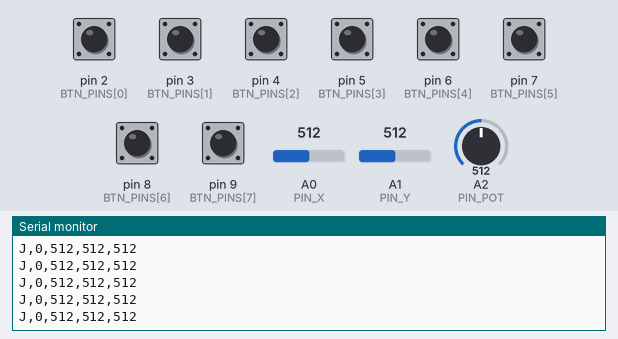
Bench run of a sketch on a simulated SparkFun Pro Micro, built with avr-gcc and run on an emulated ATmega32U4. On the bench: the last lines printed to the serial monitor. The inputs (shaded band) are chosen by the test bench; at power-on: pin 2 (BTN_PINS[0]), pin 3 (BTN_PINS[1]), pin 4 (BTN_PINS[2]), pin 5 (BTN_PINS[3]), pin 6 (BTN_PINS[4]), pin 7 (BTN_PINS[5]), pin 8 (BTN_PINS[6]), pin 9 (BTN_PINS[7]) HIGH, A0 (PIN_X) = 512, A1 (PIN_Y) = 512, A2 (PIN_POT) = 512.

Above: at 1.2 s.
1.3 s: A0 (PIN_X) set to 716
At 2.0 s:
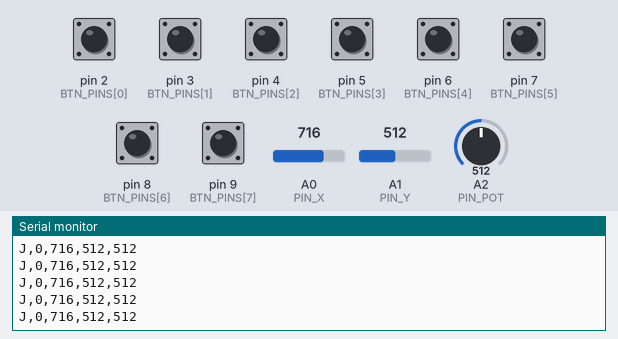
2.8 s: A1 (PIN_Y) set to 716
At 3.5 s:
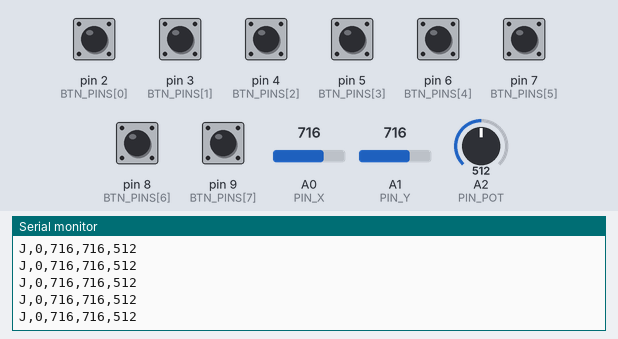
4.3 s: A2 (PIN_POT) set to 716
At 5.3 s:
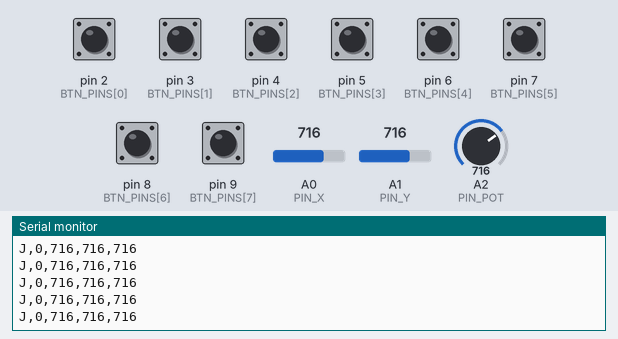
5.8 s: pin 2 (BTN_PINS[0]) pulled LOW for 0.15 s
8.9 s: pin 3 (BTN_PINS[1]) pulled LOW for 0.15 s
10.5 s: pin 4 (BTN_PINS[2]) pulled LOW for 0.15 s
Timing chart, 0 to 13.1 s (numbered marks = the images above; inputs shaded):
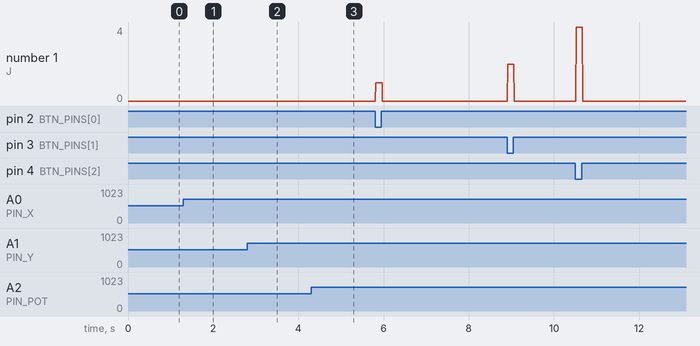

The sketch:

JetController.ino
```cpp
/*
  Jet War - Arduino Pro Micro (ATmega32U4) controller
  USB CDC serial, 115200 baud. Buttons are wired between pin and GND (INPUT_PULLUP).

  DIGITAL PINS
    D2  = Turn left   (A)
    D3  = Turn right  (D)
    D4  = Fire        (Left mouse / Left Ctrl)
    D5  = Switch weapon (Right mouse / Left Alt)
    D6  = Switch camera (C)
    D7  = Start / Enter
    D8  = Exit / Esc
    D9  = Joystick push button (re-center the stick)
    (D0/D1 are hardware UART, kept free)

  ANALOG PINS
    A0 = Joystick X  (jet yaw / mouse X)
    A1 = Joystick Y  (jet pitch / mouse Y)
    A2 = Speed potentiometer (replaces Space speed control)
    Joystick and pot: outer pins to VCC(5V) and GND, wiper to analog pin.

  Packet (every 10 ms):  J,<buttonsMask>,<x>,<y>,<pot>\n
    x,y,pot = 0..1023. Bit0=D2 Bit1=D3 Bit2=D4 Bit3=D5 Bit4=D6 Bit5=D7 Bit6=D8 Bit7=D9
*/

const uint8_t BTN_PINS[8] = {2, 3, 4, 5, 6, 7, 8, 9};
const uint8_t PIN_X = A0, PIN_Y = A1, PIN_POT = A2;

const unsigned long SEND_MS = 10;
const unsigned long DEBOUNCE_MS = 15;

uint8_t stableState = 0, lastRaw = 0;
unsigned long lastChange[8] = {0};
unsigned long lastSend = 0;

uint16_t readAvg(uint8_t pin) {
  uint32_t s = 0;
  for (uint8_t i = 0; i < 4; i++) s += analogRead(pin);
  return s >> 2;
}

void setup() {
  for (uint8_t i = 0; i < 8; i++) pinMode(BTN_PINS[i], INPUT_PULLUP);
  Serial.begin(115200);
}

void loop() {
  unsigned long now = millis();

  // debounced buttons (pressed = LOW -> bit 1)
  for (uint8_t i = 0; i < 8; i++) {
    bool pressed = (digitalRead(BTN_PINS[i]) == LOW);
    bool prev = bitRead(lastRaw, i);
    if (pressed != prev) {
      lastChange[i] = now;
      bitWrite(lastRaw, i, pressed);
    }
    if ((now - lastChange[i]) >= DEBOUNCE_MS) bitWrite(stableState, i, bitRead(lastRaw, i));
  }

  if (now - lastSend >= SEND_MS) {
    lastSend = now;
    Serial.print("J,");
    Serial.print(stableState);
    Serial.print(',');
    Serial.print(readAvg(PIN_X));
    Serial.print(',');
    Serial.print(readAvg(PIN_Y));
    Serial.print(',');
    Serial.println(readAvg(PIN_POT));
  }
}
```

Measured:
- after the input at 1.3 s, the serial monitor: prints a new line at once (image 1)
- after the input at 2.8 s, the serial monitor: prints a new line at once (image 2)
- after the input at 4.3 s, the serial monitor: prints a new line at once (image 3)
